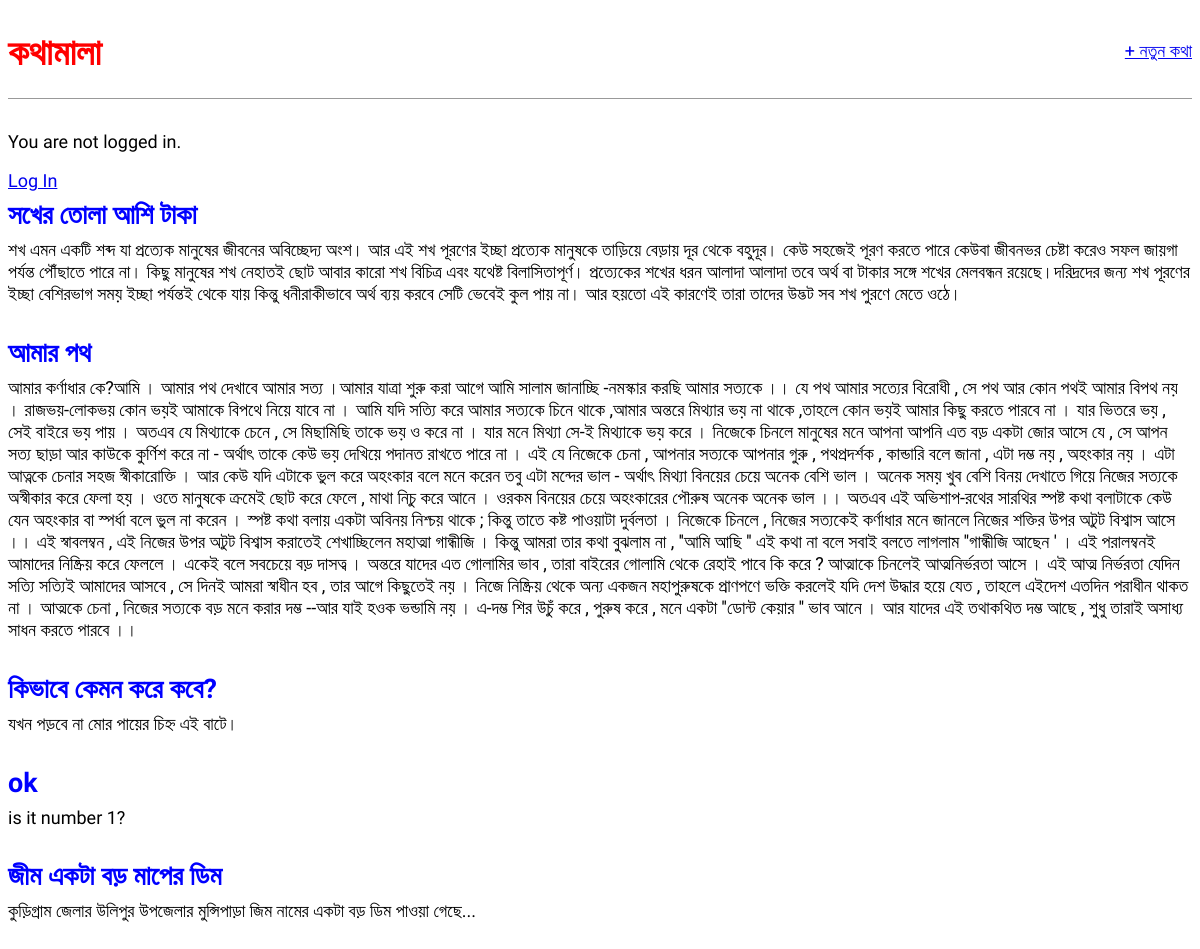
The page / on the database its author committed.
### blog/models.py (models this page shows, shortened)
class Post(models.Model):
    title = models.CharField(max_length=200)
    author = models.ForeignKey(
        'auth.User',
        on_delete = models.CASCADE,
    )
    body =models.TextField()

### blog/views.py (the view)
# urls.py: path('',BlogListView.as_view() ,name='home'),
class BlogListView(ListView):
    model = Post
    template_name = 'home.html'

### templates/home.html
{% extends 'base.html' %}
{% block content %}
{% for post in object_list %}
<div class="post-entry">
    <h2><a href="{% url 'post_detail' post.pk %}">{{ post.title }}</a></h2>
    <p>{{ post.body }}</p>
</div>
{% endfor %}
{% endblock content %}

### templates/base.html (shortened to what this page needs)
{% load static %}
<html>
<head>
    <link rel="stylesheet" href="{% static 'css/base.css' %}">
</head>
<body>
    <div>
        <header>
            <div class="nav-left">
                <h1><a href="{% url 'home' %}">কথামালা</a></h1>
            </div>
            <div class="nav-right">
                <a href="{% url 'post_new' %}">+ নতুন কথা</a>
            </div>
        </header>
        {% if user.is_authenticated %}
        <p>Hi {{ user.username }}!</p>
        <p><a href="{% url 'logout' %}">Log out</a></p>
        {% else %}
        <p>You are not logged in.</p>
        <a href="{% url 'login' %}">Log In</a>
        {% endif %}
        {% block content %}
        {% endblock content %}
    </div>
</body>
</html>

### static/css/base.css (style rules this page uses)
body { font-family: 'Atma', cursive; font-size: 18px; }
header { border-bottom: 1px solid #999; margin-bottom: 2rem; display: flex; }
header h1 a { color: red; text-decoration: none; }
.nav-left { margin-right: auto; }
.nav-right { display: flex; padding-top: 2rem; }
.post-entry { margin-bottom: 2rem; }
.post-entry h2 { margin: 0.5rem 0; }
.post-entry h2 a, .post-entry h2 a:visited { color: blue; text-decoration: none; }
.post-entry p { margin: 0; font-weight: 400; }

### rows shown on the page
Post: title "সখের তোলা আশি টাকা", body "শখ এমন একটি শব্দ যা প্রত্যেক মানুষের জীবনের অবিচ্ছেদ্য অংশ। আর এই শখ পূরণের ইচ্ছা প্রত্যেক মানুষকে তাড়িয়ে বেড়ায় দূর থেকে বহুদূর। কেউ সহজেই পূরণ করতে পারে কেউবা জীবনভর চেষ্টা করেও সফল জায়গা পর্যন্ত পৌঁছাতে পারে না। কিছু মানুষের শখ নেহাতই ছোট আবার কারো শখ বিচিত্র এবং যথেষ্ট বিলাসিতাপূর্ণ। প্রত্যেকের শখের ধরন আলাদা আলাদা তবে অর্থ বা টাকার সঙ্গে শখের মেলবন্ধন রয়েছে।দরিদ্রদের জন্য শখ পূরণের ইচ্ছা বেশিরভাগ সময় ইচ্ছা পর্যন্তই থেকে যায় কিন্তু ধনীরাকীভাবে অর্থ ব্যয় করবে সেটি ভেবেই কুল পায় না। আর হয়তো এই কারণেই তারা তাদের উদ্ভট সব শখ পুরণে মেতে ওঠে।"
Post: title "আমার পথ", body "আমার কর্ণাধার কে?আমি । আমার পথ দেখাবে আমার সত্য ।আমার যাত্রা শুরু করা আগে আমি সালাম জানাচ্ছি -নমস্কার করছি আমার সত্যকে ।। যে পথ আমার সত্যের বিরোধী , সে পথ আর কোন পথই আমার বিপথ নয় । রাজভয়-লোকভয় কোন ভয়ই আমাকে বিপথে নিয়ে যাবে না । আমি যদি সত্যি করে আমার সত্যকে চিনে থাকে ,আমার অন্তরে মিথ্যার ভয় না থাকে ,তাহলে কোন ভয়ই আমার কিছু করতে পারবে না । যার ভিতরে ভয় , সেই বাইরে ভয় পায় । অতএব যে মিথ্যাকে চেনে , সে মিছামিছি তাকে ভয় ও করে না । যার মনে মিথ্যা সে-ই মিথ্যাকে ভয় করে । নিজেকে চিনলে মানুষের মনে আপনা আপনি এত বড় একটা জোর আসে যে , সে আপন সত্য ছাড়া আর কাউকে কুর্ণিশ করে না - অর্থাৎ তাকে কেউ ভয় দেখিয়ে পদানত রাখতে পারে না । এই যে নিজেকে চেনা , আপনার সত্যকে আপনার গুরু , পথপ্রদর্শক , কান্ডারি বলে জানা ,…"
Post: title "কিভাবে কেমন করে কবে?", body "যখন পড়বে না মোর পায়ের চিহ্ন এই বাটে।"
Post: title "ok", body "is it number 1?"
Post: title "জীম একটা বড় মাপের ডিম", body "কুড়িগ্রাম জেলার উলিপুর উপজেলার মুন্সিপাড়া জিম নামের একটা বড় ডিম পাওয়া গেছে..."
